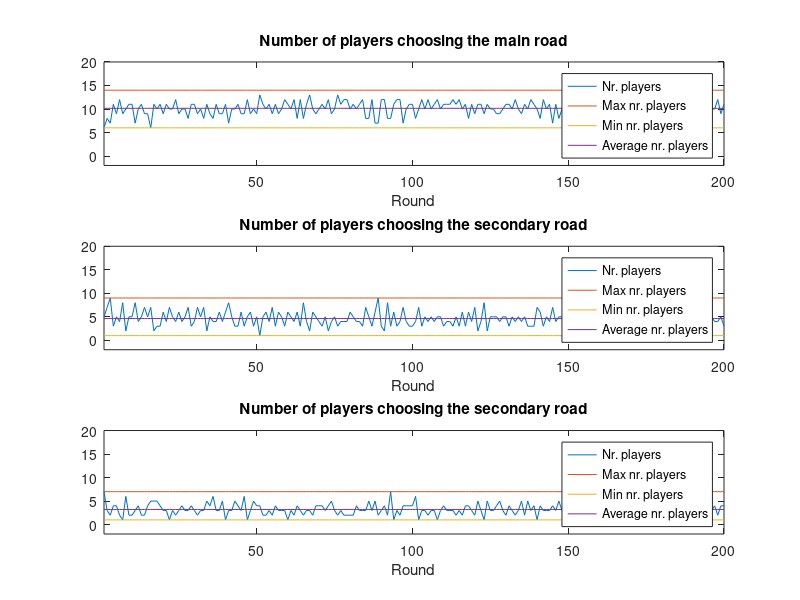
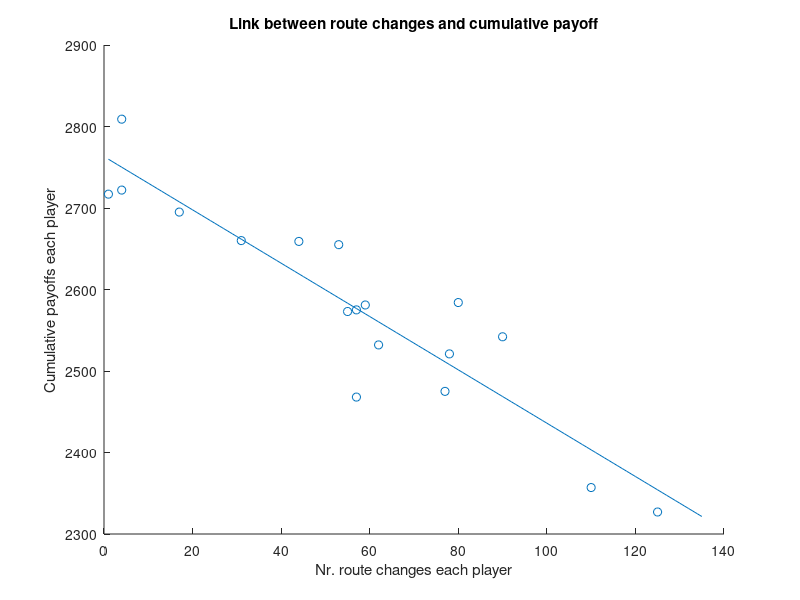

MATLAB code to generate these figures, in order:
%% Model the route choice behavior from Selten et al. (WP 2003)
% Copyright Stefano Balietti 2015

%% Clean
clc
close all
clear all


%% Define main variables
% Nr. Players.
N = 18;
% Nr. Rounds.
T = 200;
% Initial endowment of each player.
A0 = 200;
% Initial endowment vector for all players.
A0_vec = A0*ones(N,1);
% Initial propensities for each strategy of each player.
propens_vec_0 = [4 3 3 2];
% Nr. available strategies each player each round.
nr_strategies = 4;
% Vector position strategies.
position_strategy_vec = 1 : nr_strategies;
% Max payoff each player
max_payoff = 40;
% Penalty for time spent on main road (M).
Pen_M = 6;
% Penalty for time spent on secondary road (S).
Pen_S = 12;
% Penalty for time spent on tertiary road (T).
Pen_T = 13;
% Multiplier penalty for time spent on main road.
Multi_M = 2;
% Multiplier penalty for time spent on secondary road.
Multi_S = 3;
% Multiplier penalty for time spent on tertiary road.
Multi_T = 4;

%% Model the strategy choices of each player 
% For each round, each player decides which strategy to choose
    % depending on the previous payoff and propensity. 
    % Probability is given by x(i,j)/sum(x(i,j))

% Variables at t1
strategy_t1 = zeros(N,1);
payoff_vector_t1 = zeros(N,1);
propensity_vector_before_draw_t1 = zeros(N,1);

% At initial time only strategies 1 (Main) and 2 (Secondary) are available
strategies_vec_t1 = propens_vec_0(1:3);
probability_strategies_vec_t1 = strategies_vec_t1/sum(strategies_vec_t1);
position_strategy_vec_t1 = position_strategy_vec(1:3);

% Variables for t>1
propensity_array = zeros(T,nr_strategies,N);
propensity_array_0 = repmat(propens_vec_0,1,1,N); 
propensity_array(1,:,:) = propensity_array_0;
propensity_cell = cell(1,N);
payoff_matrix = zeros(N,T);
route_choice = zeros(N,T);

%% Routh choice and interaction
for t = 1 : T 
    if t == 1
        
        for player = 1 : N          
            % Randomly draw a strategy (position) according
                %to the probability distribution
            strategy_t1(player) = randsample(position_strategy_vec_t1,1,true,probability_strategies_vec_t1);
        end

        %%%%%%%% Payoff of each player depends on  
        % how many players have chosen each strategy
        % Nr. players choosing strategy 1 (Main)
        n_M_t1 = sum(strategy_t1 == 1);
        % Nr. players choosing strategy 2 (Secondary)
        n_S_t1 = sum(strategy_t1 == 2);
        % Nr. players choosing strategy 3 (Tertiary)
        n_T_t1 = sum(strategy_t1 == 3);
        % Penalty for players choosing strategy 1 (Main)
        tM_t1 = Pen_M + Multi_M*n_M_t1;
        % Penalty for players choosing strategy 2 (Secondary)
        tS_t1 = Pen_S + Multi_S*n_S_t1;
        % Penalty for players choosing strategy 2 (Secondary)
        tT_t1 = Pen_T + Multi_T*n_T_t1;
        % Payoff for players choosing strategy 1 (Main)
        a_M_t1 = max_payoff - tM_t1;
        % Payoff for players choosing strategy 2 (Secondary)
        a_S_t1 = max_payoff - tS_t1;
        % Payoff for players choosing strategy 2 (Secondary)
        a_T_t1 = max_payoff - tT_t1;
        
        % Payoff vector of the 18 players
        payoff_vector_t1(strategy_t1 == 1) = a_M_t1;
        payoff_vector_t1(strategy_t1 == 2) = a_S_t1;
        payoff_vector_t1(strategy_t1 == 3) = a_T_t1;
        
        % Initial propensity of each player according to draw at t1
        propensity_vector_before_draw_t1(strategy_t1 == 1) = strategies_vec_t1(1);
        propensity_vector_before_draw_t1(strategy_t1 == 2) = strategies_vec_t1(2);
        propensity_vector_before_draw_t1(strategy_t1 == 3) = strategies_vec_t1(3);
        % Compute the new propensities of each player
        for player = 1 : N
            payoff = payoff_vector_t1(player);
            strategy = strategy_t1(player);
            propensity_mat = propensity_array(:,:,player);
            not_choosen_strategies = setdiff(position_strategy_vec,strategy);
            if payoff >= 0
                propensity_mat(1,strategy) = propensity_mat(1,strategy) + payoff;
            else
                propensity_mat(1,not_choosen_strategies) = ...
                    propensity_mat(1,not_choosen_strategies) - payoff;
            end
            % Replace with the new propensities
            propensity_array(1,:,player) = propensity_mat(1,:);       
            % Store route choice of each player for further rounds
            route_choice(:,1) = strategy_t1;
            
            % Save payoffs each player
            payoff_matrix(:,1) = payoff_vector_t1;
            
        end      
                
    %%%%%%%%%%%%%%%%%%%%%%%%%%%%%%%%%%%%%%%%%%%%%%%%%%%%%%%%%%%%%%%%%%%%%%%
    % For the remaining time periods          
    else
        for player = 1 : N
            % Recompute the probabilities to choose each strategy 
            % based on previous step
            all_previous_propensities = propensity_array(:,:,player);
            propensity_t = all_previous_propensities(t-1,:);
            route_choice_t = route_choice(player,t-1);           
            probability_strategies_vec = propensity_t/sum(propensity_t);
            payoff_t = payoff_matrix(player,t-1);
            all_prev_payoffs = payoff_matrix(player,1:t-1);
            median_all_prev_payoffs = median(all_prev_payoffs);
            count_smaller_median = sum(median_all_prev_payoffs > all_prev_payoffs);
            count_bigger_median = sum(median_all_prev_payoffs < all_prev_payoffs);
            
            % Choose new strategy according to new propensity
            strategy_tp1 = randsample(position_strategy_vec,1,...
                                true,probability_strategies_vec);
            strategy(player) = strategy_tp1;
            % If new strategy is 1 (Main)
            if strategy_tp1 == 1
                route_choice(player,t) = strategy_tp1;
            % If the new strategy is 2 (Secondary)
            elseif strategy_tp1 == 2
                route_choice(player,t) = strategy_tp1;
            elseif strategy_tp1 == 3
                route_choice(player,t) = strategy_tp1;    
            elseif strategy_tp1 == 4
                % If the payoff is lower than before, change route
                if payoff_t < median_all_prev_payoffs
                    if route_choice_t == 1
                        route_choice(player,t) = 2;
                    elseif route_choice_t == 3
                        route_choice(player,t) = 1;
                    else
                        route_choice(player,t)= 3
                    end
                % If the payoff is higher than before, keep route
                elseif payoff_t > median_all_prev_payoffs
                    route_choice(player,t) = route_choice_t;
                % If payoff is the same as before, decision rule depends on
                    % nr. of occurances
                else
                    if count_smaller_median < count_bigger_median
                        route_choice(player,t) = route_choice_t;
                    elseif count_smaller_median > count_bigger_median
                        if route_choice_t == 1
                            route_choice(player,t) = 2;
                        else
                            route_choice(player,t) = 1;
                        end
                    else
                        route_choice(player,t) = randsample([1 2],1,true,[0.5 0.5]);
                    end
                end
            % If selected strategy is nr. 4 (Contrarian)
            else
                if payoff_t > median_all_prev_payoffs
                    if route_choice_t == 1
                        route_choice(player,t) = 2;
                    else
                        route_choice(player,t) = 1;
                    end
                elseif payoff_t < median_all_prev_payoffs
                    route_choice(player,t) = route_choice_t;
                else
                    if count_smaller_median > count_bigger_median
                        route_choice(player,t) = route_choice_t;
                    elseif count_smaller_median < count_bigger_median
                        if route_choice_t == 1
                            route_choice(player,t) = 2;
                        else
                            route_choice(player,t) = 1;
                        end
                    else
                        route_choice(player,t) = randsample([1 2],1,true,[0.5 0.5]);
                    end
                end  
            end
        end
        
        % Compute payoff each player
        % Nr. players choosing strategy 1 (Main)
        n_M = sum(route_choice(:,t) == 1);
        % Nr. players choosing strategy 2 (Secondary)
        n_S = sum(route_choice(:,t) == 2);
        % Nr. players choosing strategy 3 (Tertiary)
        n_T = sum(route_choice(:,t) == 3);
        % Penalty for players choosing strategy 1 (Main)
        tM = Pen_M + Multi_M*n_M;
        % Penalty for players choosing strategy 2 (Secondary)
        tS = Pen_S + Multi_S*n_S;
        % Penalty for players choosing strategy 3 (Tertiary)
        tT = Pen_T + Multi_T*n_T;
        % Payoff for players choosing strategy 1 (Main)
        a_M = max_payoff - tM;
        % Payoff for players choosing strategy 2 (Secondary)
        a_S = max_payoff - tS;
        % Payoff for players choosing strategy 3 (Tertiary)
        a_T = max_payoff - tT;       
                
        % Payoff vector of the 18 players
        payoff_matrix(route_choice(:,t) == 1,t) = a_M;
        payoff_matrix(route_choice(:,t) == 2,t) = a_S;
        payoff_matrix(route_choice(:,t) == 3,t) = a_T;
        % Update propensity
        for player = 1 : N
            payoff = payoff_matrix(player,t);
            strategy_now = strategy(player);
            propensity_mat = propensity_array(:,:,player);
            propensity_mat(t,:) = propensity_mat(t-1,:);
            not_choosen_strategies = setdiff(position_strategy_vec,strategy_now);
            if payoff >= 0
                propensity_mat(t,strategy_now) = propensity_mat(t-1,strategy_now) + payoff;
            else
                propensity_mat(t,not_choosen_strategies) = ...
                    propensity_mat(t-1,not_choosen_strategies) - payoff;
            end
            % Replace with the new propensities
            propensity_array(t,:,player) = propensity_mat(t,:);
        end
    end
            
             
end


%% Plots

% 1. Number of players choosing strategy 1 or 2 each round
nr_players_main = sum(route_choice == 1);
max_nr_players_main = max(nr_players_main);
vec_max_nr_players_main = max_nr_players_main*ones(1,T);
min_nr_players_main = min(nr_players_main);
vec_min_nr_players_main = min_nr_players_main*ones(1,T);
ave_nr_players_main = mean(nr_players_main);
vec_ave_nr_players_main = ave_nr_players_main*ones(1,T);

nr_players_secondary = sum(route_choice == 2);
max_nr_players_secondary = max(nr_players_secondary);
vec_max_nr_players_secondary = max_nr_players_secondary*ones(1,T);
min_nr_players_secondary = min(nr_players_secondary);
vec_min_nr_players_secondary = min_nr_players_secondary*ones(1,T);
ave_nr_players_secondary = mean(nr_players_secondary);
vec_ave_nr_players_secondary = ave_nr_players_secondary*ones(1,T);

nr_players_tertiary = sum(route_choice == 3);
max_nr_players_tertiary = max(nr_players_tertiary);
vec_max_nr_players_tertiary = max_nr_players_tertiary*ones(1,T);
min_nr_players_tertiary = min(nr_players_tertiary);
vec_min_nr_players_tertiary = min_nr_players_tertiary*ones(1,T);
ave_nr_players_tertiary = mean(nr_players_tertiary);
vec_ave_nr_players_tertiary = ave_nr_players_tertiary*ones(1,T);

time_vec = 1 : T;

ylim_plot = [-2 20];
xlim_plot = [1 T];

figure
subplot(3,1,1)
plot(time_vec,nr_players_main)
hold on
plot(time_vec,[vec_max_nr_players_main;...
               vec_min_nr_players_main;...
               vec_ave_nr_players_main])
ylim(ylim_plot)
xlim(xlim_plot)
title('Number of players choosing the main road')
legend('Nr. players','Max nr. players','Min nr. players','Average nr. players')
xlabel('Round')

subplot(3,1,2)
plot(time_vec,nr_players_secondary)
title('Number of players choosing the secondary road')
hold on
plot(time_vec,[vec_max_nr_players_secondary;...
               vec_min_nr_players_secondary;...
               vec_ave_nr_players_secondary])
ylim(ylim_plot)
xlim(xlim_plot)
xlabel('Round')
legend('Nr. players','Max nr. players','Min nr. players','Average nr. players')

subplot(3,1,3)
plot(time_vec,nr_players_tertiary)
title('Number of players choosing the secondary road')
hold on
plot(time_vec,[vec_max_nr_players_tertiary;...
               vec_min_nr_players_tertiary;...
               vec_ave_nr_players_tertiary])
ylim(ylim_plot)
xlim(xlim_plot)
xlabel('Round')
legend('Nr. players','Max nr. players','Min nr. players','Average nr. players')



%% Scatter plot nr. road changes vs. cumulative payoff
cum_payoff = cumsum(payoff_matrix,2);
sum_cum_payoff = cum_payoff(:,end);

route_changes = zeros(N,T-1);
for t = 2 : T
    route_choice_t = route_choice(:,t);
    route_choice_tm1 = route_choice(:,t-1);
    route_change_indie_mat = route_choice_t ~= route_choice_tm1;
    route_changes(:,t-1) = route_change_indie_mat;
end

route_changes_total = sum(route_changes,2);

figure
% Plot points.
scatter(route_changes_total,sum_cum_payoff)
xlabel('Nr. route changes each player')
ylabel('Cumulative payoffs each player')
title('Link between route changes and cumulative payoff')
hold on;
% Plot regression line.
my_poly=polyfit(route_changes_total,sum_cum_payoff,1);
X2 = 1:max(route_changes_total+10); % X data range
Y2 = polyval(my_poly,X2);
plot(X2,Y2); 
